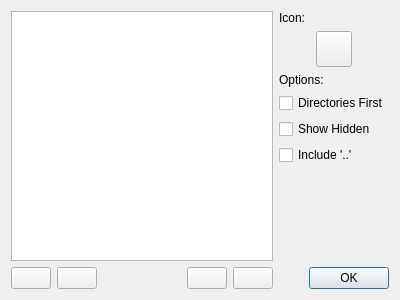
<?xml version="1.0" encoding="UTF-8"?>
<ui version="4.0">
 <class>prefsDialog</class>
 <widget class="QDialog" name="prefsDialog">
  <property name="geometry">
   <rect>
    <x>0</x>
    <y>0</y>
    <width>400</width>
    <height>300</height>
   </rect>
  </property>
  <property name="windowTitle">
   <string>SFBM Settings</string>
  </property>
  <layout class="QHBoxLayout" name="horizontalLayout_5">
   <item>
    <layout class="QHBoxLayout" name="horizontalLayout_4">
     <item>
      <layout class="QVBoxLayout" name="verticalLayout">
       <item>
        <widget class="QListView" name="listView"/>
       </item>
       <item>
        <layout class="QHBoxLayout" name="horizontalLayout_3">
         <item>
          <layout class="QHBoxLayout" name="horizontalLayout_2">
           <item>
            <widget class="QPushButton" name="addButton">
             <property name="text">
              <string/>
             </property>
             <property name="icon">
              <iconset theme="list-add">
               <normaloff/>
              </iconset>
             </property>
            </widget>
           </item>
           <item>
            <widget class="QPushButton" name="removeButton">
             <property name="text">
              <string/>
             </property>
             <property name="icon">
              <iconset theme="list-remove">
               <normaloff/>
              </iconset>
             </property>
            </widget>
           </item>
          </layout>
         </item>
         <item>
          <spacer name="horizontalSpacer">
           <property name="orientation">
            <enum>Qt::Horizontal</enum>
           </property>
           <property name="sizeHint" stdset="0">
            <size>
             <width>40</width>
             <height>20</height>
            </size>
           </property>
          </spacer>
         </item>
         <item>
          <layout class="QHBoxLayout" name="horizontalLayout">
           <item>
            <widget class="QPushButton" name="upButton">
             <property name="text">
              <string/>
             </property>
             <property name="icon">
              <iconset theme="arrow-up">
               <normaloff/>
              </iconset>
             </property>
            </widget>
           </item>
           <item>
            <widget class="QPushButton" name="downButton">
             <property name="text">
              <string/>
             </property>
             <property name="icon">
              <iconset theme="arrow-down">
               <normaloff/>
              </iconset>
             </property>
            </widget>
           </item>
          </layout>
         </item>
        </layout>
       </item>
      </layout>
     </item>
     <item>
      <layout class="QVBoxLayout" name="verticalLayout_2">
       <item alignment="Qt::AlignLeft">
        <widget class="QLabel" name="label">
         <property name="text">
          <string>Icon:</string>
         </property>
        </widget>
       </item>
       <item alignment="Qt::AlignHCenter">
        <widget class="QPushButton" name="iconButton">
         <property name="minimumSize">
          <size>
           <width>36</width>
           <height>36</height>
          </size>
         </property>
         <property name="maximumSize">
          <size>
           <width>36</width>
           <height>36</height>
          </size>
         </property>
         <property name="text">
          <string/>
         </property>
        </widget>
       </item>
       <item>
        <widget class="QLabel" name="label_2">
         <property name="text">
          <string>Options:</string>
         </property>
        </widget>
       </item>
       <item>
        <widget class="QCheckBox" name="dirsFirstBox">
         <property name="text">
          <string>Directories First</string>
         </property>
        </widget>
       </item>
       <item>
        <widget class="QCheckBox" name="showHiddenBox">
         <property name="text">
          <string>Show Hidden</string>
         </property>
        </widget>
       </item>
       <item>
        <widget class="QCheckBox" name="includePreviousBox">
         <property name="text">
          <string>Include '..'</string>
         </property>
        </widget>
       </item>
       <item>
        <spacer name="verticalSpacer">
         <property name="orientation">
          <enum>Qt::Vertical</enum>
         </property>
         <property name="sizeHint" stdset="0">
          <size>
           <width>20</width>
           <height>40</height>
          </size>
         </property>
        </spacer>
       </item>
       <item alignment="Qt::AlignRight">
        <widget class="QPushButton" name="okButton">
         <property name="minimumSize">
          <size>
           <width>80</width>
           <height>0</height>
          </size>
         </property>
         <property name="maximumSize">
          <size>
           <width>80</width>
           <height>16777215</height>
          </size>
         </property>
         <property name="layoutDirection">
          <enum>Qt::LeftToRight</enum>
         </property>
         <property name="text">
          <string>OK</string>
         </property>
         <property name="icon">
          <iconset theme="dialog-ok">
           <normaloff/>
          </iconset>
         </property>
         <property name="default">
          <bool>true</bool>
         </property>
        </widget>
       </item>
      </layout>
     </item>
    </layout>
   </item>
  </layout>
 </widget>
 <resources/>
 <connections/>
</ui>
